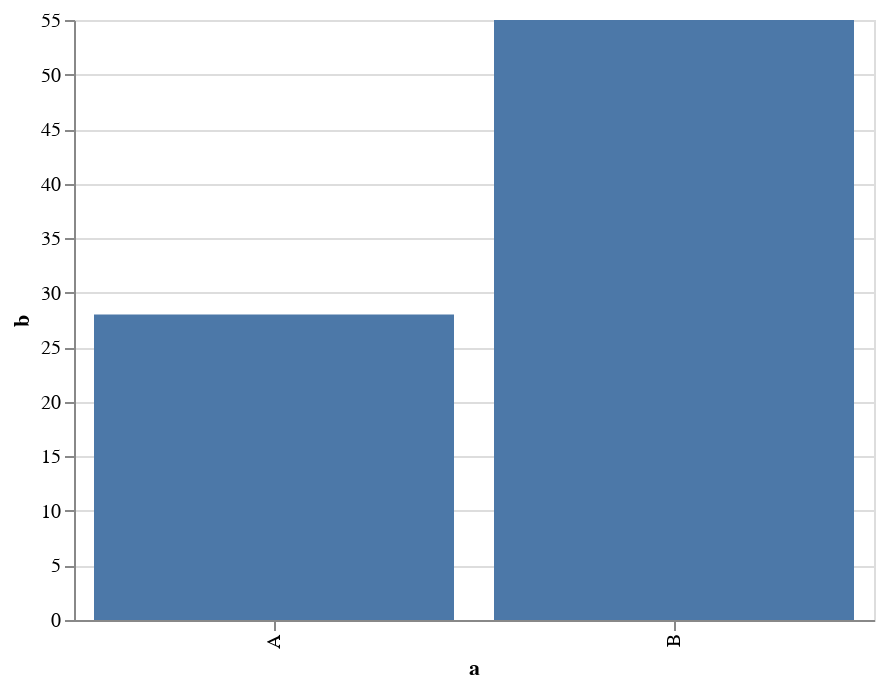

Notebook source saved alongside this figure:
### Code cell
import altair as alt
import pandas as pd

source = pd.DataFrame({
    'a': ['A', 'B'],
    'b': [28, 55]
})

alt.Chart(source).mark_bar().configure_scale(rangeStep=100).encode(
    x='a',
    y='b'
)

### Figure 1 — Vega-Lite specification as saved in the notebook (floating-point values rounded to 4 significant figures)
{"$schema": "https://vega.github.io/schema/vega-lite/v3.4.0.json", "config": {"mark": {"tooltip": null}, "scale": {"rangeStep": 100}, "view": {"height": 300, "width": 400}}, "data": {"name": "data-c32ba22e09f82f8d83f6f3b94c7e3348"}, "datasets": {"data-c32ba22e09f82f8d83f6f3b94c7e3348": [{"a": "A", "b": 28}, {"a": "B", "b": 55}]}, "encoding": {"x": {"field": "a", "type": "nominal"}, "y": {"field": "b", "type": "quantitative"}}, "mark": "bar"}
